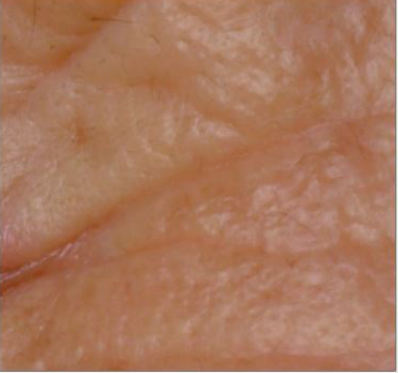
#> input picture LG_beautycare/주름코드/test_img1.png, 398 x 373 px, found by its file name
$ python wrinkle.py test_img1.png test_img1.png
#> lines starting #> are read from the running program, lines starting #| are printed output that depends on the picture; after the words box and inside, x2 and y2 are one past the last pixel; in counts of white or black regions, pixels touching at a corner belong together
import sys
import os
import numpy as np
import cv2
from PIL import Image

# Canny 알고리즘
def canny(img, low_threshold, high_threshold):
    return cv2.Canny(img, low_threshold, high_threshold, apertureSize = 3)

# 선 그리기
def draw_lines(img, lines, color=[255, 255, 255], thickness=2):
    for line in lines:
        for x1,y1,x2,y2 in line:
            cv2.line(img, (x1, y1), (x2, y2), color, thickness,cv2.FILLED)

# 허프 변환
def hough_lines(img, rho, theta, threshold, min_line_len, max_line_gap):
    lines = cv2.HoughLinesP(img, rho, theta, threshold, np.array([]), minLineLength=min_line_len, maxLineGap=max_line_gap)
    line_img = np.zeros((img.shape[0], img.shape[1], 3), dtype=np.uint8)
    draw_lines(line_img, lines)

    return line_img

def main(user_name, img_name):
    #imge file
#> called with user_name = 'test_img1.png', img_name = 'test_img1.png'
    path = "UserData/"
    path_img = path + img_name
    img = cv2.imread(path_img)
#> img is the input picture: shape (373, 398, 3); mean B, G, R 91.9, 118.8, 169.4
    img = cv2.resize(img, (426,426))
#> img: shape (426, 426, 3)

    # B-Space 추출 -> 실제 피부색을 띄고 있기에 red, green으로는 구분 불가
    B, G, R = cv2.split(img)
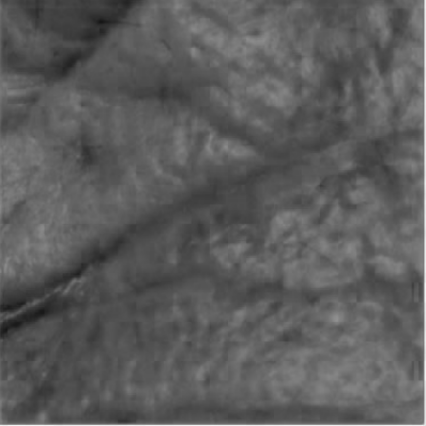
#> B: shape (426, 426); min 22, max 244, mean 91.8
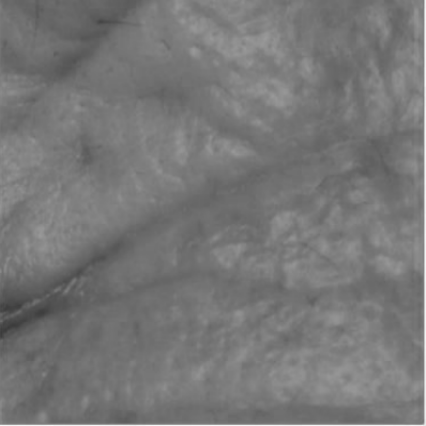
#> G: shape (426, 426); min 59, max 247, mean 118.7
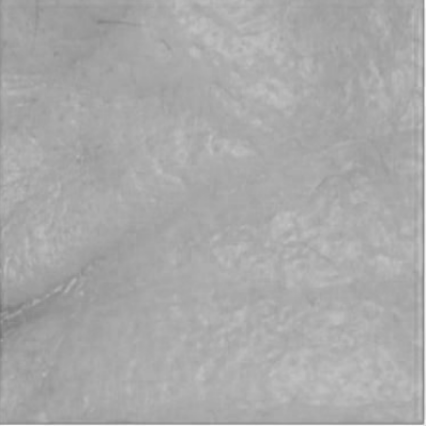
#> R: shape (426, 426); min 116, max 252, mean 169.3

    # Bilateral Filter 적용 -> 잡음제거, intensity값과 위치정보 값을 모두 사용
    blur = cv2.bilateralFilter(B, 27, 71, 71)

    # Histogram equlization -> 명암 대비 영상
    hist = cv2.equalizeHist(blur)
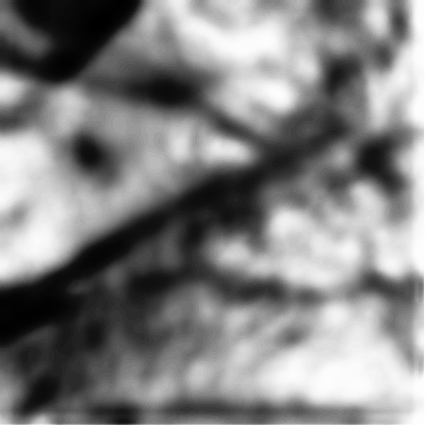
#> hist: shape (426, 426); min 0, max 255, mean 130

    # Adaptive Threshold -> 확실한 주름 + 주름으로 의심되는 부분
    # adaptiveThreshold(원본 이미지, 조건값에 대한 픽셀값의 최대값, 주위 픽셀값 처리, 결과값 처리 방식,
    #                   주위값의 픽셀을 얻을 window의 크기, C(주위 픽셀값 처리하고 마지막 C를 더함)의 값) )
    kernel = cv2.getStructuringElement(cv2.MORPH_RECT, (7,7))
    adth = cv2.adaptiveThreshold(hist, 255, cv2.ADAPTIVE_THRESH_MEAN_C, cv2.THRESH_BINARY_INV, 75, 11)
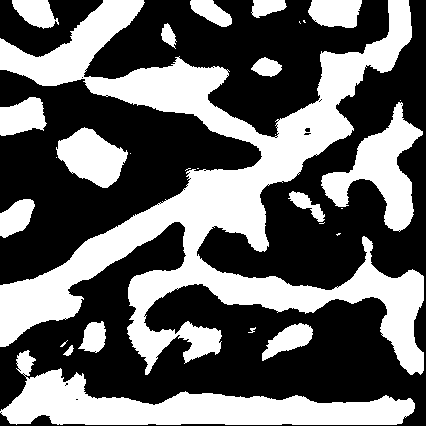
#> adth: shape (426, 426); 40.4% white; 29 white regions (12 under 20 px), largest, box (x1, y1, x2, y2) and area: (0, 0, 424, 375) 45211, (0, 350, 415, 425) 12207, (321, 102, 423, 232) 5004
    adth = cv2.erode(adth, kernel, iterations = 1)
#> adth: shape (426, 426); 28% white; 20 white regions (2 under 20 px), largest, box (x1, y1, x2, y2) and area: (0, 0, 421, 370) 28149, (6, 373, 411, 422) 8637, (0, 0, 141, 83) 3609

    #Canny()를 이용하여 외곽을 찾아 냄
    edged = cv2.Canny(adth, 10, 250)
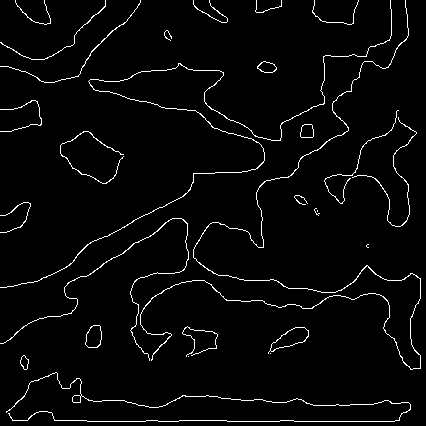
#> edged: shape (426, 426); 3.1% white in thin lines or dots

    #컨투어를 찾는다.
    contours, _ = cv2.findContours(edged.copy(),cv2.RETR_EXTERNAL, cv2.CHAIN_APPROX_SIMPLE)
#> contours = 28 contours, 15 with area under 20; largest, box (x1, y1, x2, y2) and area: (268, 327, 309, 354) 465, (85, 325, 102, 348) 286, (140, 0, 421, 370) 158, (300, 124, 314, 138) 152, (257, 61, 277, 73) 152
    total = 0

    # 외곽선 그리는 용도, 이미지에 그리기 때문에 이 코드 적용하면 원래 이미지에 초록색 선이 생김
    contours_image = cv2.drawContours(img, contours, -1, (0,255,0), 1)
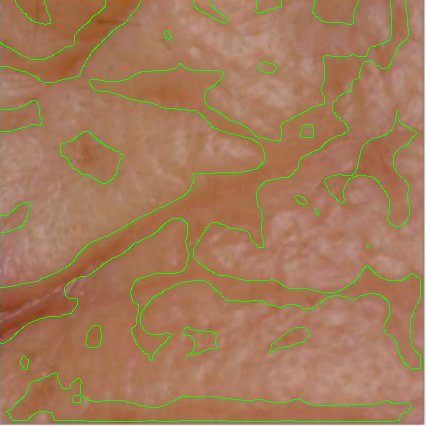
#> contours_image: shape (426, 426, 3); mean B, G, R 89.3, 123.1, 164.1

    cv2.imwrite(str(path) + "wrinkle_" + user_name + "_" + img_name, contours_image)
    cv2.waitKey(0)

main(sys.argv[1], sys.argv[2])
